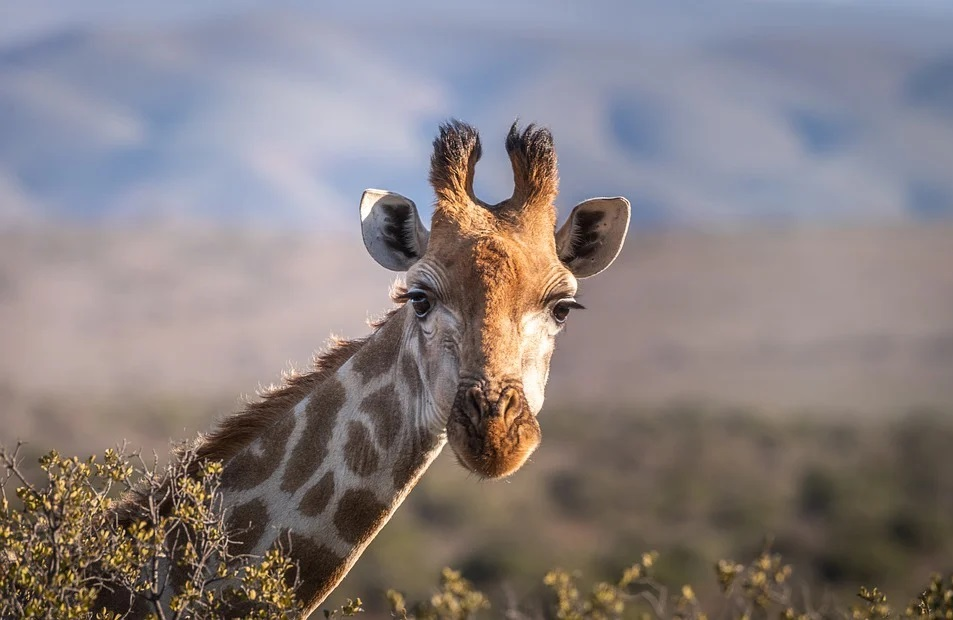
#> input picture Systemy multimedialne/Lab8/zyrafa.jpg, 953 x 620 px
$ python lab8.py
#> lines starting #> are read from the running program, lines starting #| are printed output that depends on the picture
import scipy.fftpack
import numpy as np
import cv2
import matplotlib.pyplot as plt


def dct2(a):
    return scipy.fftpack.dct( scipy.fftpack.dct( a.astype(float), axis=0, norm='ortho' ), axis=1, norm='ortho' )

def idct2(a):
    return scipy.fftpack.idct( scipy.fftpack.idct( a.astype(float), axis=0 , norm='ortho'), axis=1 , norm='ortho')

def zigzag(A):
    template= n= np.array([
            [0,  1,  5,  6,  14, 15, 27, 28],
            [2,  4,  7,  13, 16, 26, 29, 42],
            [3,  8,  12, 17, 25, 30, 41, 43],
            [9,  11, 18, 24, 31, 40, 44, 53],
            [10, 19, 23, 32, 39, 45, 52, 54],
            [20, 22, 33, 38, 46, 51, 55, 60],
            [21, 34, 37, 47, 50, 56, 59, 61],
            [35, 36, 48, 49, 57, 58, 62, 63],
            ])
    if len(A.shape)==1:
        B=np.zeros((8,8))
        for r in range(0,8):
            for c in range(0,8):
                B[r,c]=A[template[r,c]]
    else:
        B=np.zeros((64,))
        for r in range(0,8):
            for c in range(0,8):
                B[template[r,c]]=A[r,c]
    return B


QY= np.array([
        [16, 11, 10, 16, 24,  40,  51,  61],
        [12, 12, 14, 19, 26,  58,  60,  55],
        [14, 13, 16, 24, 40,  57,  69,  56],
        [14, 17, 22, 29, 51,  87,  80,  62],
        [18, 22, 37, 56, 68,  109, 103, 77],
        [24, 36, 55, 64, 81,  104, 113, 92],
        [49, 64, 78, 87, 103, 121, 120, 101],
        [72, 92, 95, 98, 112, 100, 103, 99],
        ])

QC= np.array([
        [17, 18, 24, 47, 99, 99, 99, 99],
        [18, 21, 26, 66, 99, 99, 99, 99],
        [24, 26, 56, 99, 99, 99, 99, 99],
        [47, 66, 99, 99, 99, 99, 99, 99],
        [99, 99, 99, 99, 99, 99, 99, 99],
        [99, 99, 99, 99, 99, 99, 99, 99],
        [99, 99, 99, 99, 99, 99, 99, 99],
        [99, 99, 99, 99, 99, 99, 99, 99],
        ])

ones = np.ones((8, 8))


class DATA():
    Y=[]
    Cr=[]
    Cb=[]

def chromaSubsample(data, params, sub=True):
    y,x = data.shape

    result=np.empty((y, int(x/2)))
    if params=="4:2:2" and sub==True:
        for _y in range(0,y):
            for _x in range(0,x,2):
                result[_y][int(_x/2)]=data[_y][_x]
    else:
        return data

    return result

def chromaDesubsample(data, params, sub=True):
    y,x = data.shape

    result=np.empty((y, x*2))
    if params=="4:2:2" and sub==True:
        for _y in range(0,y):
            for _x in range(0,x):
                result[_y][_x*2]=data[_y][_x]
                result[_y][_x*2+1]=data[_y][_x]
    else:
        return data

    return result


def RLE(data):
    d = data.copy()
    d = d.flatten()

    newData = []

    newData.append(len(data.shape))
    for i in range(len(data.shape)):
        newData.append(data.shape[i])

    counter=0

    current = d[0]
    for i in range(d.shape[0]):
        if(d[i]==current):
            counter+=1
        else:
            newData.append(counter)
            newData.append(current)
            current = d[i]
            counter=1

    newData.append(counter)
    newData.append(current)


    return newData


def decodeRLE(data):
    newData=[]
    counters=[]
    values=[]

    shape=[]
    size = data[0]
    data.pop(0)
    for i in range(size):
        shape.append(data[0])
        data.pop(0)

    for i in range(len(data)):
        if(i%2==0):
            counters.append(data[i])
        else:
            values.append(data[i])

    value = 0
    for i in counters:
        for j in range(i):
            newData.append(values[value])
        value+=1


    newData = np.array(newData).reshape(tuple(shape[i] for i in range(len(shape))))
    return newData

def compress(sourceIm,params,t1,t2,t3):
    Y, Cr, Cb = cv2.split(sourceIm)

    data = DATA()

    data.Y = compressHelper(Y,params,t1,False)
    data.Cr = compressHelper(Cr,params,t2)
    data.Cb= compressHelper(Cb,params,t3)


    data.Y=RLE(data.Y)
    data.Cb =RLE(data.Cb)
    data.Cr=RLE(data.Cr)


    return data

def compressHelper(data, params, tab, chroma=True):

    cs=chromaSubsample(data,params,chroma)
    cs = cs.astype(int)-128
    cs_y,cs_x = cs.shape
    result=np.zeros(cs_y*cs_x)

    idx=0
    for _y in range(0,cs_y,8):
        for _x in range(0,cs_x,8):
            dct = dct2(cs[_y:_y+8,_x:_x+8])
            quant=(dct/tab).astype(int)#/tab
            result[idx:idx+64]=zigzag(quant)
            idx+=64
    return result


def initData(params,s, chroma):
    if params == "4:4:4" or not chroma:
        return np.zeros((
            int(np.sqrt(s)),
            int(np.sqrt(s))
        ))
    else:
        return np.zeros((
            int(np.sqrt(s*2)),
            int(np.sqrt(s*2)/2)
        ))

def decompress(data, params,t1,t2,t3):

    Y = decodeRLE(data.Y)
    Cr = decodeRLE(data.Cr)
    Cb = decodeRLE(data.Cb)

    Y=decompressHelper(Y,params,t1,False)
    Cr=decompressHelper(Cr,params,t2)
    Cb=decompressHelper(Cb,params,t3)

    return  np.dstack([Y,Cr,Cb]).astype(np.uint8)


def decompressHelper(data,params,tab,chroma=True):
    result = initData(params,data.shape[0],chroma)

    y,x=result.shape
    for idx, i in enumerate(range(0,data.shape[0],64)):
        dezigzaged=zigzag(data[i:i+64])
        dequantized=dezigzaged*tab
        _x=(idx*8)%x
        _y=int((idx*8)/x)*8
        result[_y:_y+8, _x:_x+8]=idct2(dequantized)+128

    result= chromaDesubsample(np.clip(result,0,255).astype(np.uint8),params,chroma)
    return result

def createPlots(imgRGB,param, t1,t2,t3,name):
    figure, sp = plt.subplots(4, 2)
    figure.set_size_inches(7, 13)
    figure.suptitle(name,fontsize=16)
    img = cv2.cvtColor(imgRGB, cv2.COLOR_RGB2YCrCb).astype(int)
    #orig
    Y, Cr, Cb = np.clip(cv2.split(img), 0, 255)
    sp[0,0].imshow(imgRGB)
    sp[1,0].imshow(Y, cmap=plt.cm.gray)
    sp[2,0].imshow(Cr, cmap=plt.cm.gray)
    sp[3,0].imshow(Cb, cmap=plt.cm.gray)


    #do work
    compressedy= compress(img,param,t1,t2,t3)
    decompressedIm = decompress(compressedy,param,t1,t2,t3)

    #decomp
    decompressedImRGB= cv2.cvtColor(decompressedIm.astype(np.uint8), cv2.COLOR_YCrCb2RGB).astype(int)
    decompressedY, decompressedCr, decompressedCb = np.clip(cv2.split(decompressedIm), 0, 255)#convertToYCbCrFromRGB(a)), 0, 255)

    sp[0,1].imshow(decompressedImRGB)
    sp[1,1].imshow(decompressedY, cmap=plt.cm.gray)
    sp[2,1].imshow(decompressedCr, cmap=plt.cm.gray)
    sp[3,1].imshow(decompressedCb, cmap=plt.cm.gray)

    dest = "D:/GitHubProjects/StudiaZUT/Systemy multimedialne/Lab8/"
    plt.savefig(dest+name+'.png')
    #plt.show()


images=['zyrafa.jpg','dog.jpg','bugsbunny.jpg']
dims = [(450,300),(300,200),(0,100)]

for dim in dims:
    for image in images:
        x,y = dim
        img = cv2.imread(image)[y:y+128, x:x+128]
        img = cv2.cvtColor(img, cv2.COLOR_BGR2RGB)

        createPlots(img,"4:4:4",ones,ones,ones,image[:3]+" "+str(x)+" "+str(y)+" "+" 4-4-4")
#> in createPlots, `Y, Cr, Cb = np.clip(cv2.split(img), 0, 255)`:
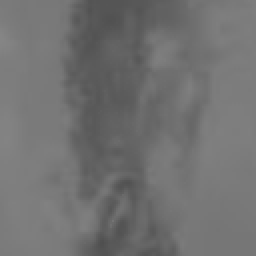
#> Cb: shape (128, 128) int32 (shown 2 times larger); min 79, max 133, mean 112.9
#> after the loop in compressHelper, `for _y in range(0,cs_y,8):`: idx = 16384; result = 16384 values, max 958 at index 10880, min -769 at index 15488, mean 1.04
#> in compress, `data.Y = compressHelper(Y,params,t1,False)`: data.Y has the same summary as result in compressHelper
#> in compress, `data.Cr = compressHelper(Cr,params,t2)`: data.Cr = 16384 values, max 342 at index 15744, min -62 at index 257, mean 1.98
#> in compress, `data.Cb= compressHelper(Cb,params,t3)`: data.Cb = 16384 values, max 76 at index 1281, min -348 at index 1408, mean -1.87
#> in RLE, `d = data.copy()`: d has the same summary as result in compressHelper
#> in RLE, `current = d[0]`: current = -413
#> the loop in RLE, `for i in range(d.shape[0]):` made 16384 passes
#> current on passes 2, 3, 4, 5, 6, 7, 8, 9, 10, 12, 13, 14: 17, -46, -1, -4, 25, 5, 24, -3, 1, 27, -6, 19
#> after the loop in RLE, `for i in range(d.shape[0]):`: newData = 27830 items
#> in compress, `data.Y=RLE(data.Y)`: data.Y = 27832 items
#> the loop in RLE (call 2), `for i in range(d.shape[0]):` made 16384 passes
#> current on passes 2, 3, 4, 5, 6, 65, 66, 70, 71, 92, 93: 5, -2, 0, -2, 0, -60, 0, 3, 0, -1, 0
#> in compress, `data.Cb =RLE(data.Cb)`: data.Cb = 7204 values, max 16384 at index 1, min -348 at index 537, mean 0.305
#> in compress, `data.Cr=RLE(data.Cr)`: data.Cr = 8588 values, max 16384 at index 1, min -62 at index 61, mean 7.6
#> in decodeRLE, `size = data[0]`: size = 1
#> after the loop in decodeRLE, `for i in range(size):`: data = 27830 items; shape = [16384]
#> after the loop in decodeRLE, `for i in range(len(data)):`: counters = 13915 values, max 59 at index 5673, min 1 at index 0, mean 1.18; values = 13915 values, max 958 at index 9647, min -769 at index 13240, mean 1.23
#> the loop in decodeRLE, `for i in counters:` made 13915 passes
#> after the loop in decodeRLE, `for i in counters:`: newData has the same summary as result in compressHelper; value = 13915
#> in decompress, `Y = decodeRLE(data.Y)`: Y has the same summary as result in compressHelper
#> the loop in decodeRLE (call 2), `for i in counters:` made 4293 passes
#> i on passes 3 to 5: 7, 1, 54
#> in decompress, `Cr = decodeRLE(data.Cr)`: Cr = 16384 values, max 342 at index 15744, min -62 at index 257, mean 1.98
#> in decompress, `Cb = decodeRLE(data.Cb)`: Cb = 16384 values, max 76 at index 1281, min -348 at index 1408, mean -1.87
#> in createPlots, `plt.savefig(dest+name+'.png')`:
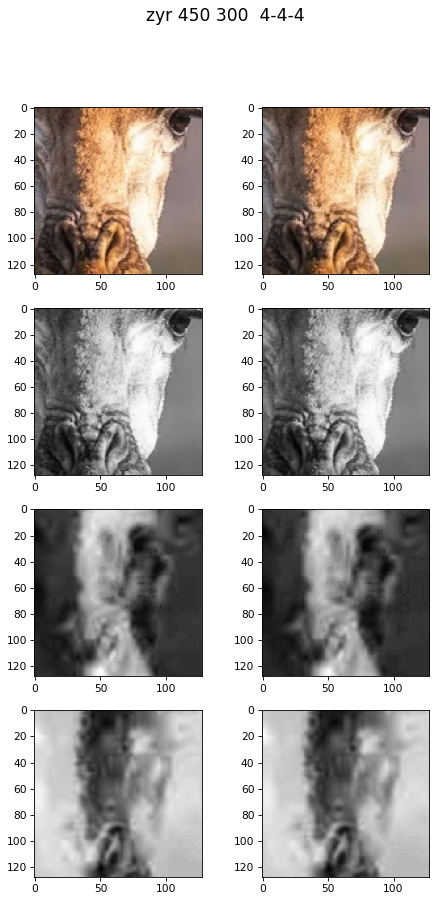
#> figure drawn by matplotlib, 8 panels
        #plt.show()
        createPlots(img,"4:2:2",ones,ones,ones,image[:3]+" "+str(x)+" "+str(y)+" "+" 4-2-2 100pro")
#> in compressHelper (call 5), `cs = cs.astype(int)-128`:
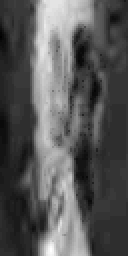
#> cs: shape (128, 64) int64 (shown 2 times larger); min -1, max 48, mean 15.9; drawn with min black and max white
#> after the loop in compressHelper (call 5), `for _y in range(0,cs_y,8):`: idx = 8192; result = 8192 values, max 336 at index 192, min -88 at index 7809, mean 1.97
#> after the loop in chromaSubsample (call 6), `for _y in range(0,y):`:
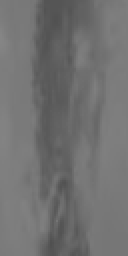
#> result: shape (128, 64) float64 (shown 2 times larger); min 80, max 133, mean 112.9
#> in compressHelper (call 6), `cs = cs.astype(int)-128`:
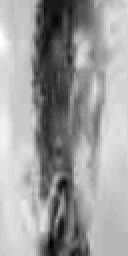
#> cs: shape (128, 64) int64 (shown 2 times larger); min -48, max 5, mean -15.07; drawn with min black and max white
#> after the loop in compressHelper (call 6), `for _y in range(0,cs_y,8):`: idx = 8192; result = 8192 values, max 94 at index 3713, min -340 at index 192, mean -1.86
        #plt.show()
        createPlots(img,"4:2:2",QY,QC,QC,image[:3]+" "+str(x)+" "+str(y)+" "+" 4-2-2 50pro")
#> call 3 of createPlots, with param = '4:2:2', t1 = array of shape (8, 8), t2 = array of shape (8, 8), t3 = array of shape (8, 8), name = 'zyr 450 300  4-2-2 50pro'
#> after the loop in decompressHelper (call 7), `for idx, i in enumerate(range(0,data.shape[0],64)):`:
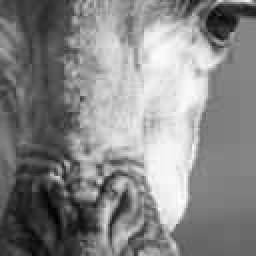
#> result: shape (128, 128) float64 (shown 2 times larger); min 4.6, max 255.8, mean 136.8; drawn with min black and max white
#> in createPlots (call 3), `decompressedImRGB= cv2.cvtColor(decompressedIm.astype(np.uint8), cv2.C..`:
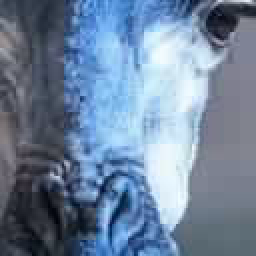
#> decompressedImRGB: shape (128, 128, 3) int64 (shown 2 times larger); mean of channels 0, 1, 2 156.5, 131.1, 110.4; drawn as B, G, R
    # plt.show()
